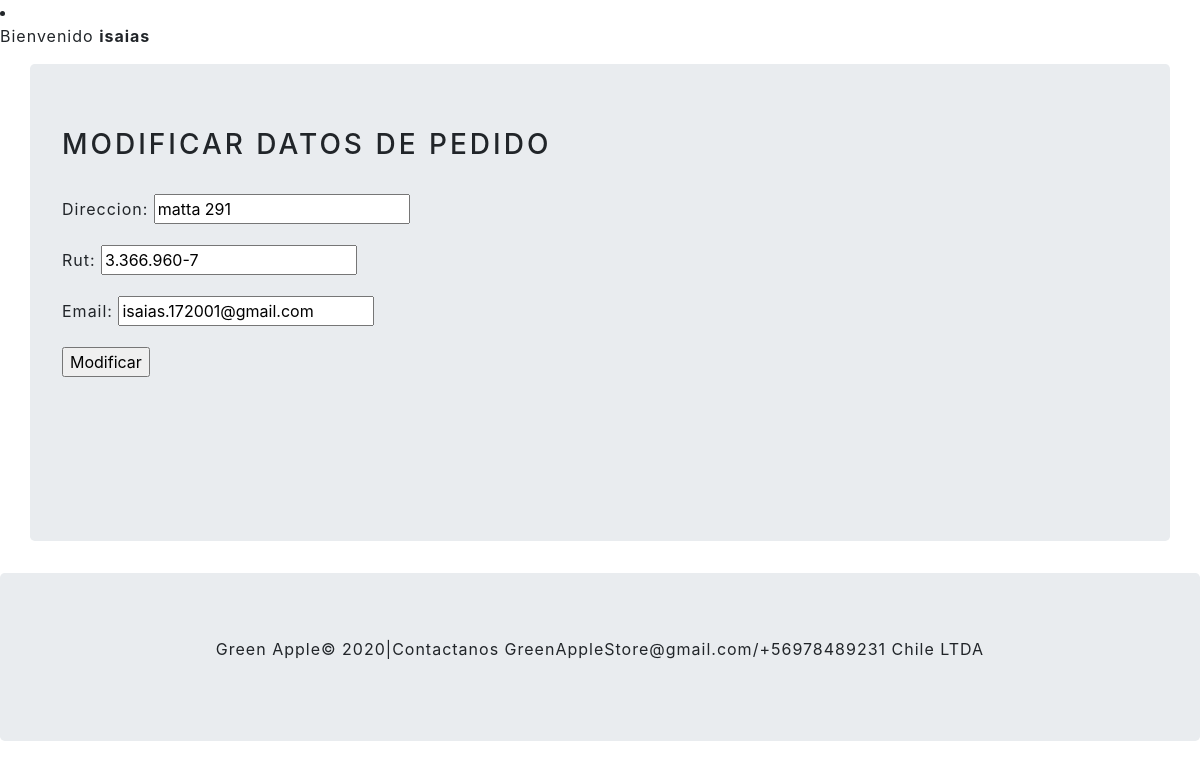
The app's page /modificar/36/ (signed in) with its own data.
### registro/models.py (models this page shows, shortened)
class Pedido(models.Model):
    direccion=models.CharField(max_length=100, blank=True, null=True)
    email=models.EmailField()
    rut=models.CharField(max_length=12)
    fechahora=models.DateTimeField(auto_now=False,auto_now_add=True)

### registro/views.py (the view)
# urls.py: path('modificar/<id>/' , views.modificar_pedido, name='modificar_pedido'),
@login_required
def  modificar_pedido(request,id):
    pedido = get_object_or_404(Pedido, id=id)
    dato={
        'form' : RegistroModeloPedido(instance=pedido)
    }
    if request.method =='POST':
        formulario = RegistroModeloPedido(data=request.POST, instance=pedido, files=request.FILES)
        if formulario.is_valid():
            formulario.save()
            messages.success(request, "Pedido Modificado Exitosamente")
            return redirect('PedidoMod.html')
    return render(request, 'modificar.html',dato)

### registro/forms.py (shortened to what this page needs)
class RegistroModeloPedido(forms.ModelForm):
    class Meta:
        model=Pedido
        fields=["direccion","rut","email"]

### registro/templates/modificar.html (shortened to what this page needs)
{% load static %}
<!DOCTYPE html>
<html class="no-js">
<head>
  <link rel="stylesheet" href="">
  <link rel="stylesheet" href="{% static 'css/bostrap.css' %}">
  <link rel="stylesheet" href="{% static 'css/font.css' %}">
  <link rel="stylesheet" href=>
  <link rel="stylesheet" href=>
  <link rel="stylesheet" href=>
  <link rel="stylesheet" href="https://stackpath.bootstrapcdn.com/bootstrap/4.1.0/css/bootstrap.min.css"
>
</head>
<body>
        <li>
          <p>
            Bienvenido <b>{{request.user.username}}</b>
         </li>
  <div>
    <div class="container jumbotron">
      <div class="bg-img">
        <H3 class="text">Modificar Datos De Pedido</h3>
      </div>
      <div class="row">
        <div class="column container">
        </div>
        <div class="column container" style="margin-bottom: 100px;">
          <form method="POST">
            {{ form.as_p }}
            <input type="submit" value="Modificar" class="default" name="_save">
        </form>
            </div>
        </div>
      </div>
    </div>
    <div class="jumbotron text-center " style="margin-bottom:0">
      <p>Green Apple© 2020|Contactanos GreenAppleStore@gmail.com/+56978489231 Chile LTDA</p>
    </div>
</body>
</html>

### records on screen
Pedido: direccion "matta 291", rut "3.366.960-7", email "isaias.172001@gmail.com"

### other values on screen
{{ request.user.username }} "isaias"
